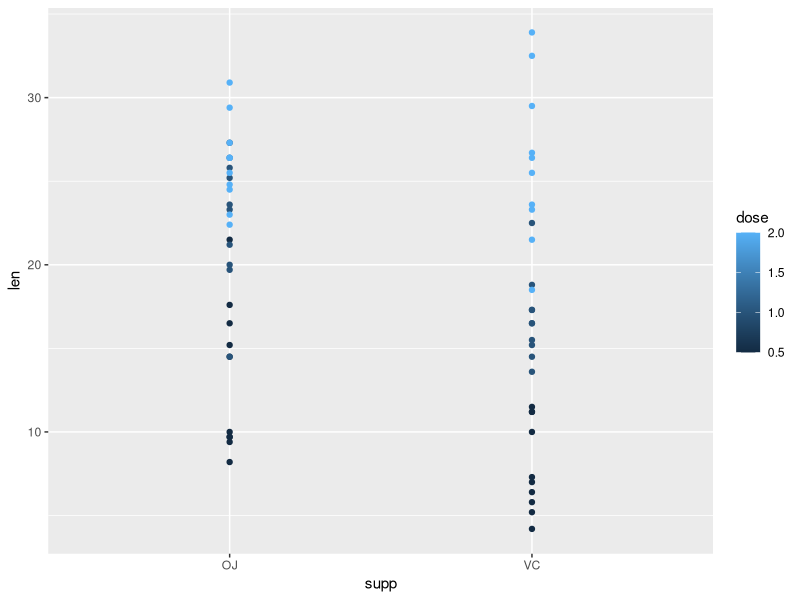
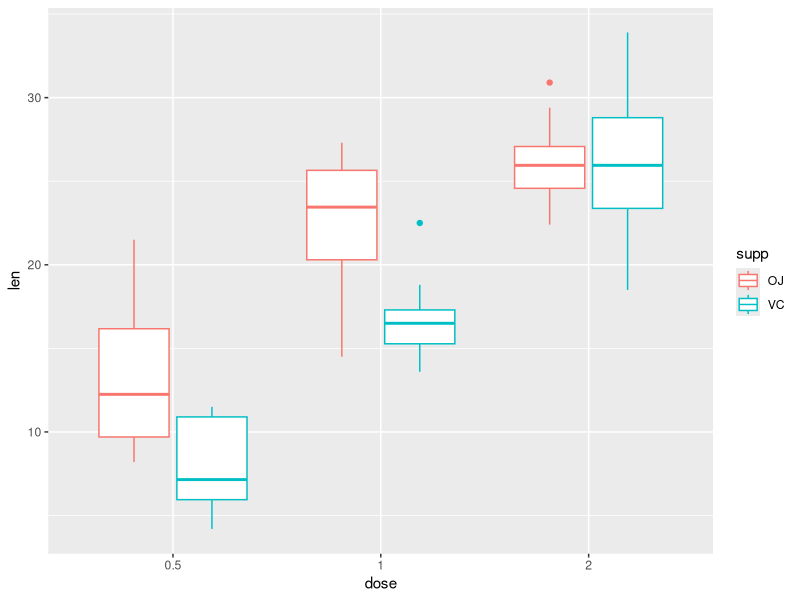

Recreate these plots in R, in order.
## ---- chunk 1
library(datasets)
library(dplyr)
library(ggplot2)
# Load ToothGrowth Data
data("ToothGrowth")
str(ToothGrowth)
## ---- chunk 2
qplot(supp,len, data = ToothGrowth, colour = dose)
## ---- chunk 3
ToothGrowth$dose <- as.factor(ToothGrowth$dose)
# Boxplot for better view
g <- ggplot(ToothGrowth, aes(x=dose, y=len, colour=supp)) + 
  geom_boxplot()
g
## ---- chunk 4
# arrange our dateset
dose05 <- filter(ToothGrowth, dose == 0.5)
dose1 <- filter(ToothGrowth, dose == 1)
dose2 <- filter(ToothGrowth, dose == 2)
## ---- chunk 5
# compare between dose of 0.5 and 1
t.test(dose1$len, dose05$len, alternative = "greater")
## ---- chunk 6
t.test(dose2$len, dose1$len, alternative = "greater")
## ---- chunk 7
OJdose05 <- filter(dose05, supp == "OJ")
VCdose05 <- filter(dose05, supp == "VC")
t.test(OJdose05$len, VCdose05$len, alternative = "greater")
## ---- chunk 8
OJdose1 <- filter(dose1, supp == "OJ")
VCdose1 <- filter(dose1, supp == "VC")
t.test(OJdose1$len, VCdose1$len, alternative = "greater")
## ---- chunk 9
OJdose2 <- filter(dose2, supp == "OJ")
VCdose2 <- filter(dose2, supp == "VC")
t.test(OJdose2$len, VCdose2$len, alternative = "greater")
